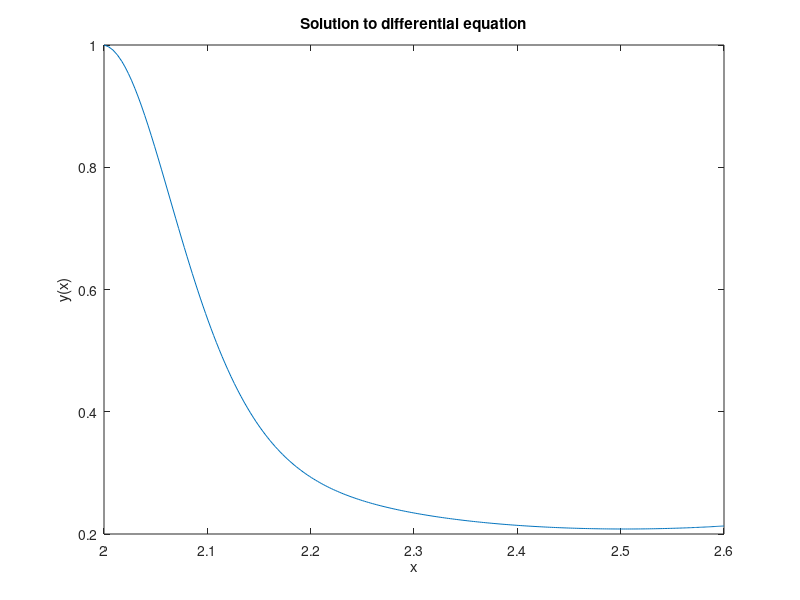

MATLAB code to generate this figure:
% Initialize
clear,clc,close all
format LONG

% Assignment 2a

% Date 16/9-14
mopt=odeset('RelTol',1E-6);
% y(2) means y' and y(1) means y
dydt = @(x,y) [y(2);y(1)/9-pi*y(1)*exp(x^(3)/3)*(2*y(2)*sin(pi*x)+pi*y(1)*cos(pi*x))];

[x,y] = ode45(dydt,[2,2.6],[1,-1/3],mopt);
disp('value at x=2.6');
disp(y(end));

plot(x,y(:,1))
xlabel('x')
ylabel('y(x)')
title('Solution to differential equation')

% Assignment 2b

% Date 23/9-14

% y(2) means y' and y(1) means y, y(3) means y''

% dydt = @(x,y) [y(2);y(1)/9-pi*y(1)*exp(x^(3)/3)*(2*y(2)*sin(pi*x)+pi*y(1)*cos(pi*x));pi*y(1)^2];
% 
% [x,y] = ode45(dydt,[2,2.6],[1,-1/3,0],mopt);
% disp('value at x=2.6');
% disp(y(end));
% 
% plot(x,y(:,1))
% xlabel('x')
% ylabel('y(x)')
% title('Solution to differential equation')
